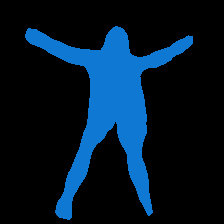
#> input picture images/BackgroundExtractedSets/Set34Image5.png, 224 x 224 px, found by its file name; its folder holds 4 pictures in this run
$ jupyter execute ResizedAndStackedDemoTesting.ipynb   (shell and % lines are left out)
#> lines starting #> are read from the running program, lines starting #| are printed output that depends on the picture; after the words box and inside, x2 and y2 are one past the last pixel; in counts of white or black regions, pixels touching at a corner belong together
[cell 1]
import os
import cv2
import numpy as np
import matplotlib.pyplot as plt

[cell 2]
os.chdir('d:\PythonProjects\ComputerVisionLearning')
curDir = os.getcwd()

curDir

[cell 3]
image_path = os.path.join(curDir, 'images', 'BackgroundExtractedSets')

image_list = os.listdir(image_path)

[cell 4]
new_list = []
previous = image_list[0].split('I')[0]
temp_list = []

for image in image_list:
    set_no = image.split('I')[0]
    if set_no == previous:
        temp_list.append(image)
        previous = set_no
    else:
        new_list.append(temp_list)
        temp_list = []
        temp_list.append(image)
        previous = set_no

[cell 5]
for i in range(0,3):
    print(i)

[cell 6]
from PIL import Image
new_dims = (20, 20)
i=1
for image_set in new_list:

    full_array = np.zeros([20*8, 20])
    set_path = os.path.join(curDir, 'images', 'StackedSetsRaw', f'Set{i}.png')
    i += 1
    for value, image in enumerate(image_set):
        # print(value, image)

        img = cv2.imread(os.path.join(image_path, image))
#> img is the input picture: shape (224, 224, 3); mean B, G, R 39.6, 22.6, 2.8
        resized = cv2.resize(img, new_dims)
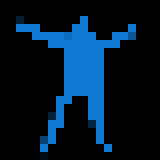
#> resized: shape (20, 20, 3) (shown 8 times larger); mean B, G, R 40.5, 23.1, 2.9
        resized = cv2.cvtColor(resized, cv2.COLOR_BGR2GRAY)
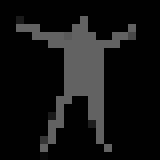
#> resized: shape (20, 20) (shown 8 times larger); min 0, max 99, mean 19.1
        retval, binary = cv2.threshold(resized, 1, 255, cv2.THRESH_BINARY)
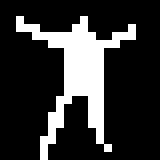
#> binary: shape (20, 20) (shown 8 times larger); 20.2% white; 1 white region, box (x1, y1, x2, y2) and area: (2, 2, 17, 20) 81

        lower_bound = value*20
        upper_bound = ((value+1)*20)

        # plt.imshow(cv2.cvtColor(binary, cv2.COLOR_BGR2RGB))
        # plt.show()

        full_array[lower_bound:upper_bound, :] = binary
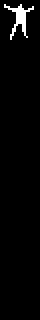
#> full_array: shape (160, 20) float64 (shown 2 times larger); 2.5% white; 1 white region, box (x1, y1, x2, y2) and area: (2, 2, 17, 20) 81

    plt.imshow(full_array)
    plt.show()
    print(full_array.shape)
#| (160, 20)

    cv2.imwrite(set_path ,full_array)
#> pass 2 of the loop `for image_set in new_list:`:
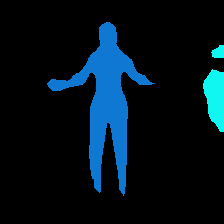
#> input picture images/BackgroundExtractedSets/Set40Image6.png, 224 x 224 px, found by its file name
#> img is the input picture: shape (224, 224, 3); mean B, G, R 27.3, 17.9, 1.9
#> `retval, binary = cv2.threshold(resized, 1, 255, cv2.THRESH_BINARY)`:
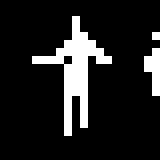
#> binary: shape (20, 20) (shown 8 times larger); 13% white in thin lines or dots, all inside (x1, y1, x2, y2) = (4, 2, 20, 17)
#> `full_array[lower_bound:upper_bound, :] = binary`:
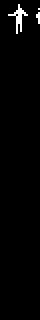
#> full_array: shape (160, 20) float64 (shown 2 times larger); 1.6% white in thin lines or dots, all inside (x1, y1, x2, y2) = (4, 2, 20, 17)
#| (160, 20)
#> pass 3 of the loop `for image_set in new_list:`:
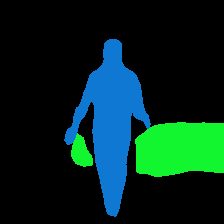
#> input picture images/BackgroundExtractedSets/Set51Image2.png, 224 x 224 px, found by its file name
#> img is the input picture: shape (224, 224, 3); mean B, G, R 31.4, 38.7, 3.6
#> `retval, binary = cv2.threshold(resized, 1, 255, cv2.THRESH_BINARY)`:
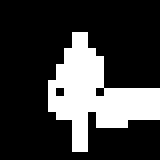
#> binary: shape (20, 20) (shown 8 times larger); 24% white; 1 white region, box (x1, y1, x2, y2) and area: (6, 4, 20, 19) 96
#> `full_array[lower_bound:upper_bound, :] = binary`:
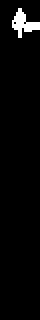
#> full_array: shape (160, 20) float64 (shown 2 times larger); 3% white; 1 white region, box (x1, y1, x2, y2) and area: (6, 4, 20, 19) 96
#| (160, 20)
